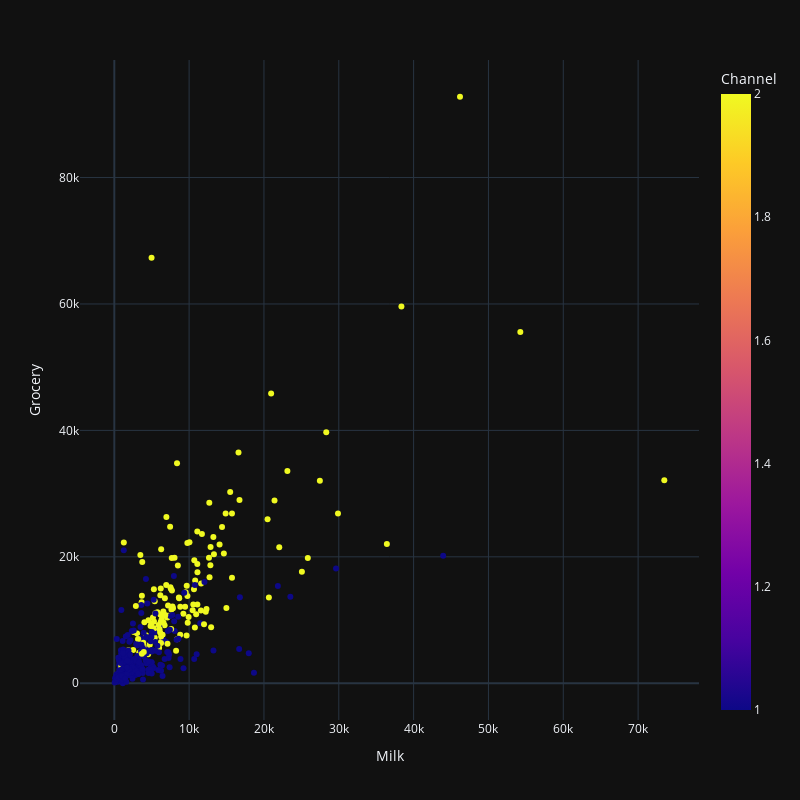

Source (notebook cell):
### Code cell
fig = px.scatter(
    data_frame=df,
    x='Milk',
    y='Grocery',
    color='Channel'
).update_layout(
    width=800,
    height=800,
)

fig.show()

### Figure 1 — Plotly figure (JSON) as saved in the notebook; plotly's stock layout.template omitted (floating-point values rounded to 4 significant figures; data arrays with more than 128 entries replaced by an {"elided": "..."} marker saying what was removed)
{"data": [{"hovertemplate": "Milk=%{x}<br>Grocery=%{y}<br>Channel=%{marker.color}<extra></extra>", "legendgroup": "", "marker": {"color": {"elided": "440 int values"}, "coloraxis": "coloraxis", "symbol": "circle"}, "mode": "markers", "name": "", "orientation": "v", "showlegend": false, "x": {"elided": "440 int values"}, "xaxis": "x", "y": {"elided": "440 int values"}, "yaxis": "y", "type": "scatter"}], "layout": {"xaxis": {"anchor": "y", "domain": [0.0, 1.0], "title": {"text": "Milk"}}, "yaxis": {"anchor": "x", "domain": [0.0, 1.0], "title": {"text": "Grocery"}}, "coloraxis": {"colorbar": {"title": {"text": "Channel"}}, "colorscale": [[0.0, "#0d0887"], [0.1111, "#46039f"], [0.2222, "#7201a8"], [0.3333, "#9c179e"], [0.4444, "#bd3786"], [0.5556, "#d8576b"], [0.6667, "#ed7953"], [0.7778, "#fb9f3a"], [0.8889, "#fdca26"], [1.0, "#f0f921"]]}, "legend": {"tracegroupgap": 0}, "margin": {"t": 60}, "width": 800, "height": 800}}
